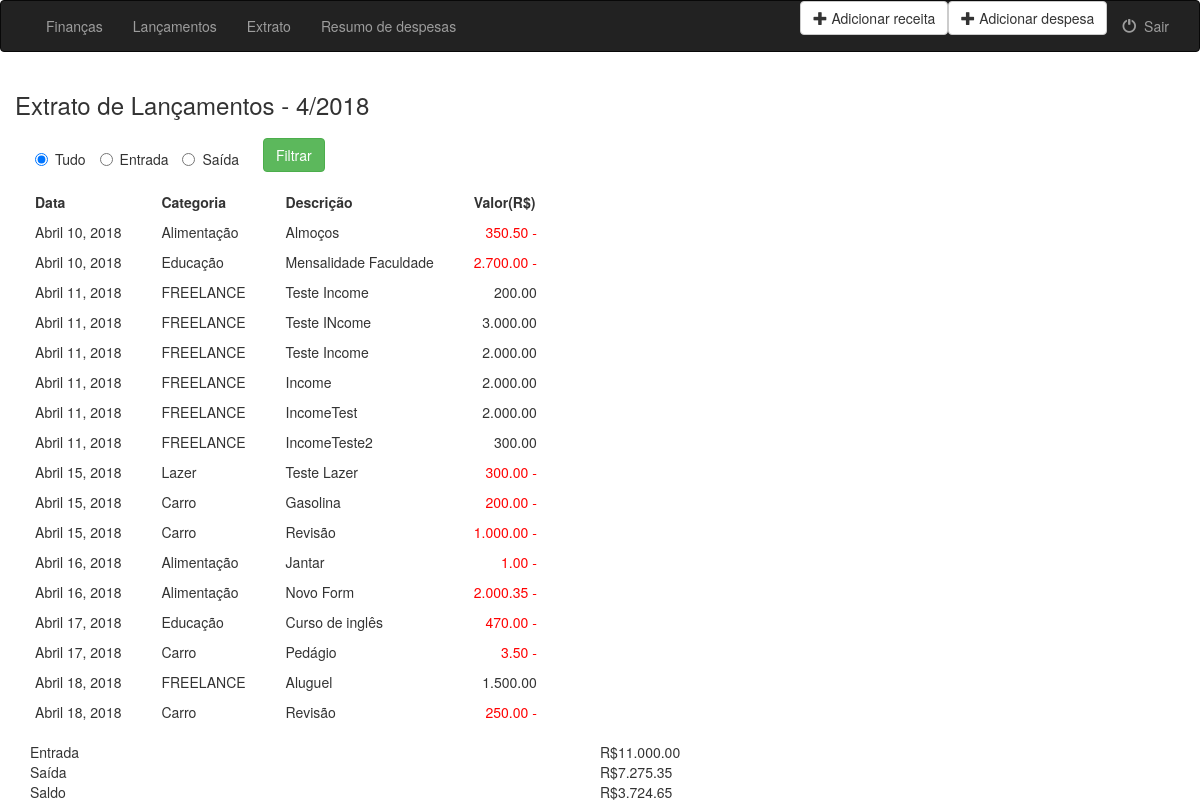
Page /finances/entries_statement/ (signed in) on the committed database.
### finances/models.py (models this page shows, shortened)
class Entry(models.Model):
    agent = models.ForeignKey(User, on_delete=models.CASCADE)
    category = models.ForeignKey(Category, on_delete=models.CASCADE)
    description = models.CharField(max_length=100)
    amount = models.FloatField()
    entry_date = models.DateField(default=timezone.now)
    objects = EntryManager()

class Category(models.Model):
    INCOME = 'IN'
    EXPENSE = 'EX'
    ENTRY_TYPE_CHOICES = (
        (INCOME, 'INCOME'),
        (EXPENSE, 'EXPENSE'),
    )
    entries_type = models.CharField(
        max_length=2,
        choices=ENTRY_TYPE_CHOICES,
        default= EXPENSE,
    )
    description = models.CharField(max_length=100)

### finances/views.py (the view)
# urls.py: path('entries_statement/', views.EntriesStatement.as_view(), name='entries_statement'),
class EntriesStatement(LoginRequiredMixin, View):
    template_name = 'finances/entries_statement.html'
    login_url = "finances:login_user"
    def get(self, request):
        return get_list_entries(request, None, self.template_name)

### finances/models.py (called while the page is built)
    def get_entries(self, user, month, year, limit, entry_type):
        try:
            return self.order_by('entry_date').filter(
                agent=user, category__in=Category.objects.filter(entries_type__in=entry_type),
                entry_date__month=month, entry_date__year=year
                )[:limit]
        except ObjectDoesNotExist:
            return None

    def get_incomes(self, user, month, year, limit):
        return self.get_entries(user, month, year, limit, [('IN')])

    def get_expenses(self, user, month, year, limit):
        return self.get_entries(user, month, year, limit, [('EX')])

    def get_all_entries(self, user, month, year, limit):
        return self.get_entries(user, month, year, limit, [('IN'), ('EX')])

    def get_entries_amount(self, user, entries):
        return entries.aggregate(Sum('amount'))

    def get_amount_expenses_by_category(self, user, month, year, limit):
        expenses = self.get_expenses(user, month, year, limit)
        return expenses.order_by('category__description').values('category__description').annotate(Sum('amount'))

    def get_expenses_by_category(self, user, month, year, limit):
        expenses = self.get_expenses(user, month, year, limit).values('category__description', 'description', 'amount', 'entry_date')
        return expenses.order_by('category__description', 'entry_date')

### finances/templatetags/format_currency.py (called while the page is built)
@register.filter
def format_currency_symbol(value):
    value = round(float(value), 2)
    return "R$%s%s" % (intcomma(int(value)), ("%0.2f" % value)[-3:])

@register.filter
def format_currency(value):
    value = round(float(value), 2)
    return "%s%s" % (intcomma(int(value)), ("%0.2f" % value)[-3:])

### finances/templatetags/get_sum.py (called while the page is built)
@register.filter
def get_balance(income, expense):
    return income - expense

### finances/views.py (called while the page is built)
def get_years(current_year, limit):
    years = []
    for i in range(current_year - limit, current_year + limit):
        years.append(i)
    return years

### finances/templates/finances/entries_statement.html (shortened to what this page needs)
{% extends 'finances/base.html' %}
{% load format_currency %}
{% load get_sum %}
{% block body %}
<div class="container-fluid">
    <h3>Extrato de Lançamentos - {{current_month}}/{{current_year}}</h3>
    <div class="filter">
        <form class="form-horizontal" role="form" action="{% url 'finances:entries_statement'%}" method="get" enctype="multipart/form-data">
            <label class="radio-inline">
                <input type="radio" name="entry_type" value="all"  {% if entry_type == 'all'%}checked="checked" {% endif %}>Tudo
            </label>
            <label class="radio-inline"><input type="radio" name="entry_type" value="income" {% if entry_type == 'income'%}checked="checked" {% endif %}>Entrada</label>
            <label class="radio-inline"><input type="radio" name="entry_type" value="expense"  {% if entry_type == 'expense'%}checked="checked" {% endif %}>Saída</label>
            <div class="button-filter">
                <button type="submit" class="btn btn-success">Filtrar</button>
            </div>
        </form>
    </div>
    <table>
        <tr>
            <th>Data</th>
            <th>Categoria</th>
            <th>Descrição</th>
            <th>Valor(R$)</th>
        </tr>
        {% if entry_type == 'income' %}
            {% for entry in incomes %}
            <tr>
                <td>{{entry.entry_date}}</td>
                <td>{{entry.category.description}}</td>
                <td>{{entry.description}}</td>
                <td class= "income">{{entry.amount|format_currency}}</td>
            </tr>
            {% endfor %}
        {% else %}
            {% for entry in all_entries %}
            <tr>
                <td>{{entry.entry_date}}</td>
                <td>{{entry.category.description}}</td>
                <td>{{entry.description}}</td>
                {%if entry.category.entries_type == 'EX'%}
                    <td class="expense">{{entry.amount|format_currency}} -</td>
                {% else %}
                    <td class="income">{{entry.amount|format_currency}}</td>
                {% endif%}
            </tr>
            {% endfor %}
        {% endif %}
    </table>
    <div class="container">
        <br />
        <div class="row">
            <div class="col-sm-6">Entrada</div>
            <div class="col-sm">
                {{total_incomes.amount__sum|format_currency_symbol}}
            </div>
        </div>
        <div class="row">
            <div class="col-sm-6">Saída</div>
            <div class="col-sm"> {{total_expenses.amount__sum|format_currency_symbol}} </div>
        </div>
        <div class="row">
            <div class="col-sm-6">Saldo</div>
            <div class="col-sm">{{total_incomes.amount__sum|get_balance:total_expenses.amount__sum|format_currency_symbol}} </div>
        </div>
    </div>
</div>
{% endblock %}

### finances/static/css/entries.css (style rules this page uses)
.button-filter { display: inline; margin-left: 2rem; }
.filter { padding-left: 2rem; margin-top: 2rem; margin-bottom: 2rem; }
td { padding-right: 2rem; padding-left: 2rem; padding-top: 1rem; }
th { padding-left: 2rem; }
.expense { color:#FF0000; text-align: right; }
.income { text-align: right; }

### rows in the picture
Entry: entry_date "Abril 10, 2018", category.description "Alimentação", description "Almoços", amount "350.50"
Entry: entry_date "Abril 10, 2018", category.description "Educação", description "Mensalidade Faculdade", amount "2.700.00"
Entry: entry_date "Abril 11, 2018", category.description "FREELANCE", description "Teste Income", amount "200.00"
Entry: entry_date "Abril 11, 2018", category.description "FREELANCE", description "Teste INcome", amount "3.000.00"
Entry: entry_date "Abril 11, 2018", category.description "FREELANCE", description "Teste Income", amount "2.000.00"
Entry: entry_date "Abril 11, 2018", category.description "FREELANCE", description "Income", amount "2.000.00"
Entry: entry_date "Abril 11, 2018", category.description "FREELANCE", description "IncomeTest", amount "2.000.00"
Entry: entry_date "Abril 11, 2018", category.description "FREELANCE", description "IncomeTeste2", amount "300.00"
Entry: entry_date "Abril 15, 2018", category.description "Lazer", description "Teste Lazer", amount "300.00"
Entry: entry_date "Abril 15, 2018", category.description "Carro", description "Gasolina", amount "200.00"
Entry: entry_date "Abril 15, 2018", category.description "Carro", description "Revisão", amount "1.000.00"
Entry: entry_date "Abril 16, 2018", category.description "Alimentação", description "Jantar", amount "1.00"
Entry: entry_date "Abril 16, 2018", category.description "Alimentação", description "Novo Form", amount "2.000.35"
Entry: entry_date "Abril 17, 2018", category.description "Educação", description "Curso de inglês", amount "470.00"
Entry: entry_date "Abril 17, 2018", category.description "Carro", description "Pedágio", amount "3.50"
Entry: entry_date "Abril 18, 2018", category.description "FREELANCE", description "Aluguel", amount "1.500.00"
Entry: entry_date "Abril 18, 2018", category.description "Carro", description "Revisão", amount "250.00"

### other values in the picture
{{ current_month }} "4"
{{ current_year }} "2018"
{{ total_incomes.amount__sum|format_currency_symbol }} "R$11.000.00"
{{ total_expenses.amount__sum|format_currency_symbol }} "R$7.275.35"
